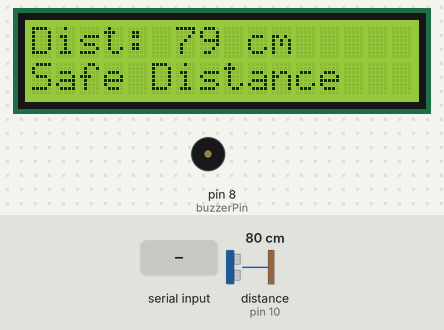
A sketch run on a simulated Arduino Uno, built with avr-gcc and run on an emulated ATmega328P. Parts: 16×2 character LCD, buzzer (waves = sounding, pin HIGH). Wiring (inferred from the names in the program): ultrasonic range finder: trigger pin 9; echo pin 10. Inputs (shaded band) come from the test bench; at power-on: distance to the obstacle (sensor on pin 10) 80 cm. The echo pulse lasts 58.3 µs per cm; pins used as bus, display or sensor lines are not drawn; what the sketch prints to the serial monitor is not drawn.

Above: at 3.2 s.
3.3 s: distance to the obstacle (sensor on pin 10) set to 54 cm
At 4.4 s:
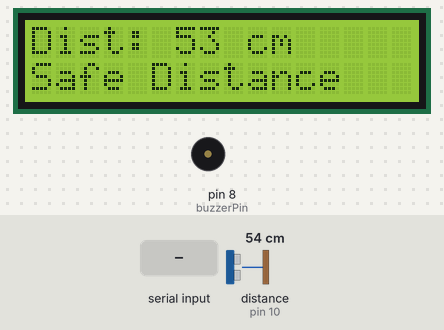
4.9 s: distance to the obstacle (sensor on pin 10) set to 48 cm
At 6.1 s:
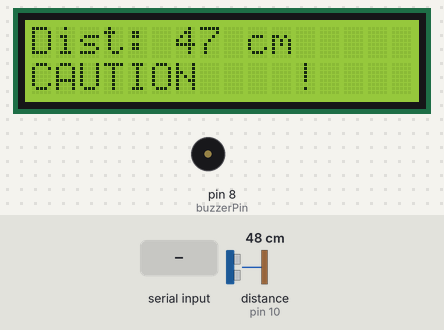
7.7 s: "BUZZ\n" received over Serial
At 9.9 s:
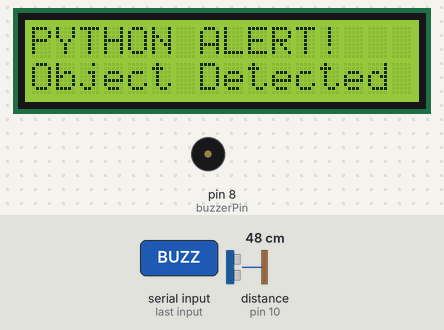
10.2 s: distance to the obstacle (sensor on pin 10) set to 2 cm
At 11.18 s:
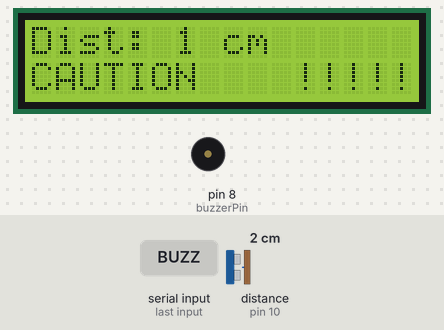
12.5 s: distance to the obstacle (sensor on pin 10) set to 28 cm
At 12.88 s:
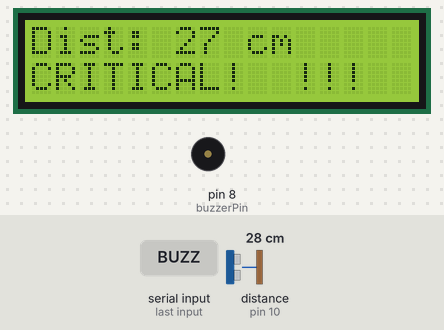
14.6 s: distance to the obstacle (sensor on pin 10) set to 250 cm
At 14.77 s:
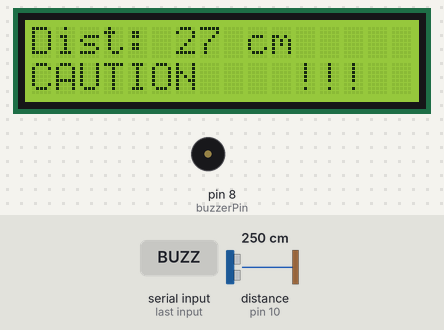
Timing chart, 0 to 17.6 s (numbered marks = the images above; inputs shaded):
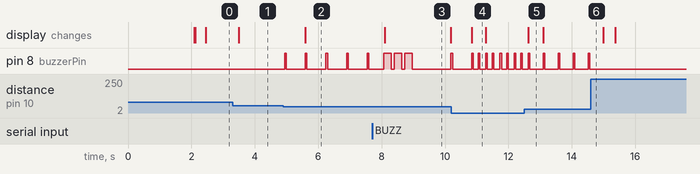

The sketch:

ard.ino
```cpp
// Include necessary libraries
#include <Wire.h>
#include <LiquidCrystal_I2C.h>

// Initialize LCD (address, columns, rows)
// Default I2C address is 0x27, adjust if your LCD uses a different address
LiquidCrystal_I2C lcd(0x27, 16, 2);

// Pin definitions
const int trigPin = 9;    // Trigger pin of ultrasonic sensor
const int echoPin = 10;   // Echo pin of ultrasonic sensor
const int buzzerPin = 8;  // Buzzer pin

// Constants
const int DISTANCE_THRESHOLD = 50; // Distance threshold in cm for warning (as per paper)
const int MEASUREMENT_INTERVAL = 100; // Time between measurements in ms

// Variables
long duration;
int distance;
String alertMessage = "";
unsigned long lastDisplayUpdate = 0;
const unsigned long DISPLAY_UPDATE_INTERVAL = 300; // Update display every 300ms to prevent flicker

void setup() {
  // Initialize serial communication
  Serial.begin(9600);

  // Configure pin modes
  pinMode(trigPin, OUTPUT);
  pinMode(echoPin, INPUT);
  pinMode(buzzerPin, OUTPUT);

  // Initialize the LCD
  lcd.init();
  lcd.backlight();

  // Display startup message
  lcd.setCursor(0, 0);
  lcd.print("Collision Avoid");
  lcd.setCursor(0, 1);
  lcd.print("System Ready");
  delay(2000);
  lcd.clear();

  // Initial message to serial
  Serial.println("Rear Collision Avoidance System - Ultrasonic Sensor Ready");
}

void loop() {
  // Clear the trigger pin
  digitalWrite(trigPin, LOW);
  delayMicroseconds(2);

  // Set the trigger pin high for 10 microseconds
  digitalWrite(trigPin, HIGH);
  delayMicroseconds(10);
  digitalWrite(trigPin, LOW);

  // Read the echo pin - returns sound wave travel time in microseconds
  duration = pulseIn(echoPin, HIGH);

  // Calculate distance: speed of sound is 343 m/s or 0.0343 cm/μs
  // Time is for round trip so divide by 2
  distance = duration * 0.0343 / 2;

  // Send distance data to serial (for Python code to read)
  Serial.print("Distance: ");
  Serial.println(distance);

  // Update LCD display at certain intervals to prevent flicker
  if (millis() - lastDisplayUpdate > DISPLAY_UPDATE_INTERVAL) {
    updateLCDDisplay();
    lastDisplayUpdate = millis();
  }

  // Check if distance is less than threshold
  if (distance < DISTANCE_THRESHOLD && distance > 0) {
    // Activate buzzer for warning
    int buzzInterval = map(distance, 0, DISTANCE_THRESHOLD, 50, 500);
    digitalWrite(buzzerPin, HIGH);
    delay(50);
    digitalWrite(buzzerPin, LOW);
    delay(buzzInterval);

    // Set alert message based on distance
    if (distance < 10) {
      alertMessage = "CRITICAL!";
    } else if (distance < 25) {
      alertMessage = "WARNING!";
    } else {
      alertMessage = "CAUTION";
    }

    // Send alert message to Python
    Serial.println("ALERT:COLLISION_RISK");
  } else {
    // No risk detected from ultrasonic sensor
    digitalWrite(buzzerPin, LOW);
    alertMessage = "Safe Distance";
  }

  // Check for commands from Python
  if (Serial.available() > 0) {
    String command = Serial.readStringUntil('\n');
    command.trim();

    if (command == "BUZZ") {
      // Python detected object - activate buzzer and update LCD
      for (int i = 0; i < 3; i++) {
        digitalWrite(buzzerPin, HIGH);
        lcd.clear();
        lcd.setCursor(0, 0);
        lcd.print("PYTHON ALERT!");
        lcd.setCursor(0, 1);
        lcd.print("Object Detected");
        delay(200);
        digitalWrite(buzzerPin, LOW);
        delay(100);
      }
      delay(1000); // Keep message displayed for a moment
    }
  }

  // Wait before next measurement
  delay(MEASUREMENT_INTERVAL);
}

// Function to update the LCD display
void updateLCDDisplay() {
  lcd.clear();

  // First line: Distance
  lcd.setCursor(0, 0);
  lcd.print("Dist: ");
  if (distance < 1000 && distance > 0) {
    lcd.print(distance);
    lcd.print(" cm");
  } else {
    lcd.print("Out of range");
  }

  // Second line: Status message
  lcd.setCursor(0, 1);
  lcd.print(alertMessage);

  // Add visual indicators based on distance
  if (distance < DISTANCE_THRESHOLD && distance > 0) {
    // Number of warning indicators based on proximity
    int indicators = map(distance, 0, DISTANCE_THRESHOLD, 5, 0);
    lcd.setCursor(11, 1);
    for (int i = 0; i < indicators; i++) {
      lcd.print("!");
    }
  }
}
```

Measured:
- the behaviour switches between 51 and 50 cm on distance to the obstacle (sensor on pin 10) (found by bisection; images 1 and 2)
- after the input at 3.3 s, the display: changes after 0.19 s (image 1)
- after the input at 4.9 s, pin 8 (buzzerPin): alternates HIGH for 0.05 s and LOW for 0.60 s, starting at once; the display: changes after 0.69 s (image 2)
- after the input at 7.7 s, the display: changes after 0.40 s (image 3)
- after the input at 10.2 s, the display: changes after 0.64 s (image 4)
- after the input at 12.5 s, pin 8 (buzzerPin): alternates HIGH for 0.05 s and LOW for 0.42 s, starting after 0.60 s; the display: changes after 0.13 s (image 5)
- after the input at 14.6 s, pin 8 (buzzerPin): stops changing and stays LOW
